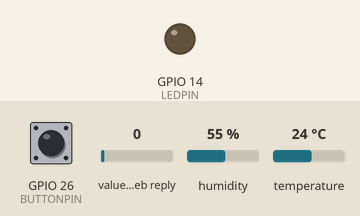
Simulated run of this sketch. Board: ESP32. Parts: output pins drawn as LEDs (lit = HIGH). Inputs (shaded band) come from the test bench; at power-on: humidity 55 %, GPIO 26 (BUTTONPIN) HIGH, value in the web reply 0, temperature 24 °C. WiFi joins after 1.5 s; servers stay silent unless stated; web services answer with replies made up by the test bench; what the sketch prints to the serial monitor is not drawn.

Above: at 3.2 s.
3.3 s: humidity set to 41 %
18.3 s: humidity set to 38 %
At 23.7 s:
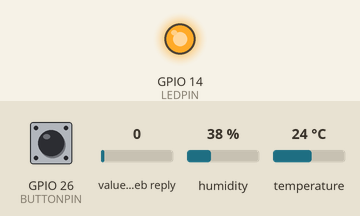
33.3 s: humidity set to 40 %
At 45.2 s:
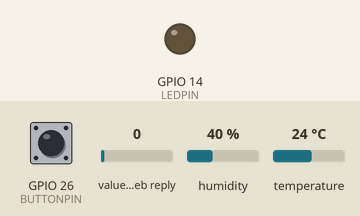
48.3 s: humidity set to 22 %
At 55.3 s:
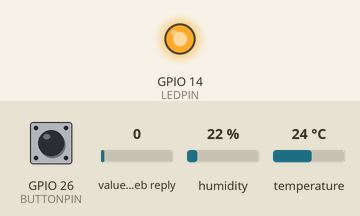
63.3 s: GPIO 26 (BUTTONPIN) pulled LOW for 3 s
At 65.4 s:
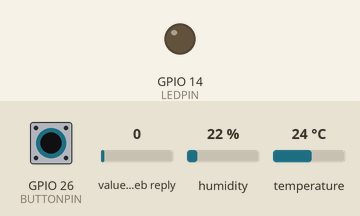
Timing chart, 0 to 77.9 s (numbered marks = the images above; inputs shaded):
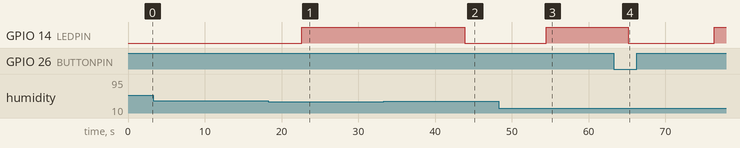

Measured:
- the behaviour switches between 40 and 39 % on humidity (found by bisection; images 0 and 1)
- after the input at 3.3 s, every drawn part: stays the same
- after the input at 18.3 s, GPIO 14 (LEDPIN): LOW → HIGH after 4.4 s
- after the input at 33.3 s, GPIO 14 (LEDPIN): HIGH → LOW after 10.6 s
- after the input at 48.3 s, GPIO 14 (LEDPIN): LOW → HIGH after 6.2 s
- after the input at 63.3 s, GPIO 14 (LEDPIN): HIGH → LOW after 1.8 s, → HIGH 11.3 s later

The sketch:

week7.ino
```cpp
//  post

#include <WiFi.h>
#include <HTTPClient.h>
#include "DHT.h"
#include <Arduino_JSON.h>

#define DHTPIN 27         //  degital pin connected to sensor
#define DHTTYPE DHT11     //  define DHT type
DHT dht(DHTPIN, DHTTYPE); //  initia;ize DHT sensor

#define BUTTONPIN 26      //  button pin
#define LEDPIN 14         //  LED pin

const char* ssid = "yuchen";           // your network SSID
const char* password = "Samis666"; // your network password

// Domain Name with full URL Path for HTTP POST Request
const char* serverName = "http://api.thingspeak.com/update";

// write API Key provided by thingspeak
String apiKey = "2ZYB6W8W453ZU8N6";    // your write API key

bool isLED = false;
int buttonstate = 0;

void setup() {
  Serial.begin(115200);
  WiFi.begin(ssid, password);
  dht.begin();

  while (WiFi.status() != WL_CONNECTED) {
    delay(1000);
    Serial.println("Connecting to WiFi..");
  }
  Serial.print("Connected to WiFi network with IP Address: ");
  Serial.println(WiFi.localIP());

  pinMode(LEDPIN, OUTPUT);
  pinMode(BUTTONPIN, INPUT);
  digitalWrite(LEDPIN, LOW);
}

void loop() {
  if (WiFi.status() == WL_CONNECTED) {  //Check the current connection status
    WiFiClient client;
    HTTPClient http;
    delay(10000); // wait for 10 seconds

    // Read temperature as Celsius (the default)
    float t = dht.readTemperature();  //  temperature
    float h = dht.readHumidity();     //  humidity
    buttonstate = digitalRead(BUTTONPIN);

    if (isnan(t)) {
      Serial.println(F("Failed to read from DHT sensor! t"));
      return;
    }

    if(isnan(h))
    {
      Serial.println(F("Failed to read from DHT sensor! h"));
      return;
    }


    //  detect LED
    /*
    if(buttonstate == HIGH)
    {
      Serial.println("save\n");
      digitalWrite(LEDPIN, HIGH);
      isLED = true;
    }*/
    if(t > 30.0 || h < 40.0)
    {
      digitalWrite(LEDPIN, HIGH);
      isLED = true;
    }
    else
    {
      digitalWrite(LEDPIN, LOW);
      isLED = false;
    }

    if(buttonstate == LOW)
    {
      if(isLED)
      {
        digitalWrite(LEDPIN, LOW);
        isLED = false;
      }
      else
      {
        digitalWrite(LEDPIN, HIGH);
        isLED = true;

      }

      http.begin("https://api.thingspeak.com/channels/2713622/fields/1/last.json?api_key=TMVV03M26AKD8862"); //Specify the URL

      int Response = http.GET();  //Make the request
      if (Response > 0) { //Check for the returning code

        String payload = http.getString();
        Serial.print("HTTP Response code: ");
        Serial.println(Response);
        Serial.println(payload);  // Print JSON response

        // Parse JSON response using Arduino_JSON library
        JSONVar jsonData = JSON.parse(payload);
        // Check if parsing was successful
        if (JSON.typeof(jsonData) == "undefined") {
          Serial.println("Parsing input failed!");
          return;
        }
        // Extract the value of field1
        String field1Value = jsonData["field1"];
        Serial.print("Field1 value temperature: ");
        Serial.println(field1Value);  // Print the value of field1
      }
      http.end();

      http.begin("https://api.thingspeak.com/channels/2713622/fields/2/last.json?api_key=TMVV03M26AKD8862"); //Specify the URL

      Response = http.GET();  //Make the request
      if (Response > 0) { //Check for the returning code
        String payload = http.getString();
        Serial.print("HTTP Response code: ");
        Serial.println(Response);
        Serial.println(payload);  // Print JSON response

        // Parse JSON response using Arduino_JSON library
        JSONVar jsonData = JSON.parse(payload);
        // Check if parsing was successful
        if (JSON.typeof(jsonData) == "undefined") {
          Serial.println("Parsing input failed!");
          return;
        }
        // Extract the value of field1
        String field2Value = jsonData["field2"];
        Serial.print("Field2 value humnity: ");
        Serial.println(field2Value);  // Print the value of field1
      }
      http.end();

      http.begin("https://api.thingspeak.com/channels/2713622/fields/3/last.json?api_key=TMVV03M26AKD8862"); //Specify the URL

      Response = http.GET();  //Make the request
      if (Response > 0) { //Check for the returning code

        String payload = http.getString();
        Serial.print("HTTP Response code: ");
        Serial.println(Response);
        Serial.println(payload);  // Print JSON response

        // Parse JSON response using Arduino_JSON library
        JSONVar jsonData = JSON.parse(payload);
        // Check if parsing was successful
        if (JSON.typeof(jsonData) == "undefined") {
          Serial.println("Parsing input failed!");
          return;
        }
        // Extract the value of field1

        String field3Value = jsonData["field3"];
        Serial.print("Field3 value LED: ");
        Serial.println(field3Value);  // Print the value of field1
      }
      http.end();
    }
    else {
      Serial.println("Error on HTTP request");
    }


    Serial.println(t);
    Serial.println(h);
    Serial.println(isLED);

    // Your Domain name with URL path or IP address with path
    http.begin(client, serverName);

    // Specify content-type header
    http.addHeader("Content-Type", "application/x-www-form-urlencoded");

    // Data to send with HTTP POST
    String httpRequestData = "api_key=" + apiKey + "&field1=" + String(t);
    String httpRequestData_h = "api_key=" + apiKey + "&field2=" + String(h);
    String httpRequestData_LED = "api_key=" + apiKey + "&field3=" + String(isLED);

    // Send HTTP POST request
    int httpResponseCode = http.POST(httpRequestData);
    int hResponse = http.POST(httpRequestData_h);
    int LEDResponse = http.POST(httpRequestData_LED);

    if (httpResponseCode > 0) { //Check for the returning code
      Serial.print("HTTP Response code: ");
      Serial.println(httpResponseCode);
    }
    else{
      Serial.println("Error on HTTP request");
    }

    http.end();  //Free the resources
  }
  else {
    Serial.println("WiFi Disconnected");
  }
}
```
